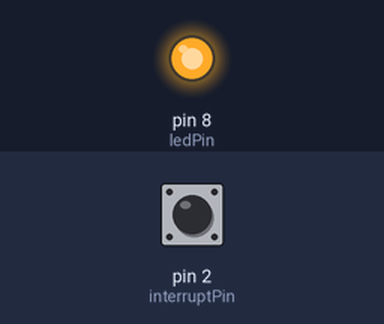
A sketch run on a simulated Arduino Uno, built with avr-gcc and run on an emulated ATmega328P. Parts: output pins drawn as LEDs (lit = HIGH). Dashed ring = blinking. The test bench sets the inputs (shaded band); at power-on: pin 2 (interruptPin) HIGH. What the sketch prints to the serial monitor is not drawn.

Above: at 0.1 s.
At 1.2 s:
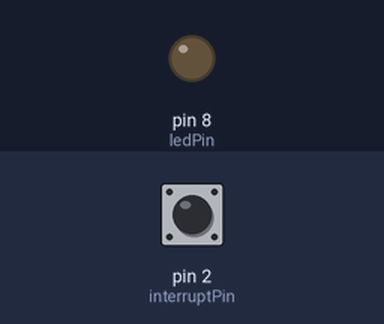
1.3 s: pin 2 (interruptPin) pulled LOW for 0.15 s
At 2.05 s:
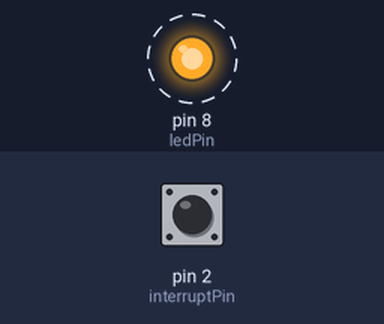
Timing chart, 0 to 10.3 s (numbered marks = the images above; inputs shaded):
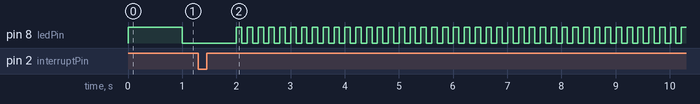

Measured:
- after the input at 1.3 s, pin 8 (ledPin): alternates HIGH for 0.10 s and LOW for 0.10 s, starting after 0.80 s

The sketch:

interrupt_example.ino
```cpp
const int ledPin = 8;
const int interruptPin = 2;
volatile byte state = LOW;

void setup() {
  // put your setup code here, to run once:
  Serial.begin(9600);
  pinMode(ledPin, OUTPUT);
  pinMode(interruptPin, INPUT);
  attachInterrupt(digitalPinToInterrupt(interruptPin), blink, FALLING);
}

void loop() {
  // put your main code here, to run repeatedly:
  Serial.println(state);
  if (state == HIGH) {
    Serial.println("state = HIGH 입니다. 0.1초");
    digitalWrite(ledPin, HIGH);
    delay(100);
    digitalWrite(ledPin, LOW);
    delay(100);
  } else {
    Serial.println("state = LOW 입니다. 1초");
    digitalWrite(ledPin, HIGH);
    delay(1000);
    digitalWrite(ledPin, LOW);
    delay(1000);
  }
}

void blink() {
 state = !state;
}
```
